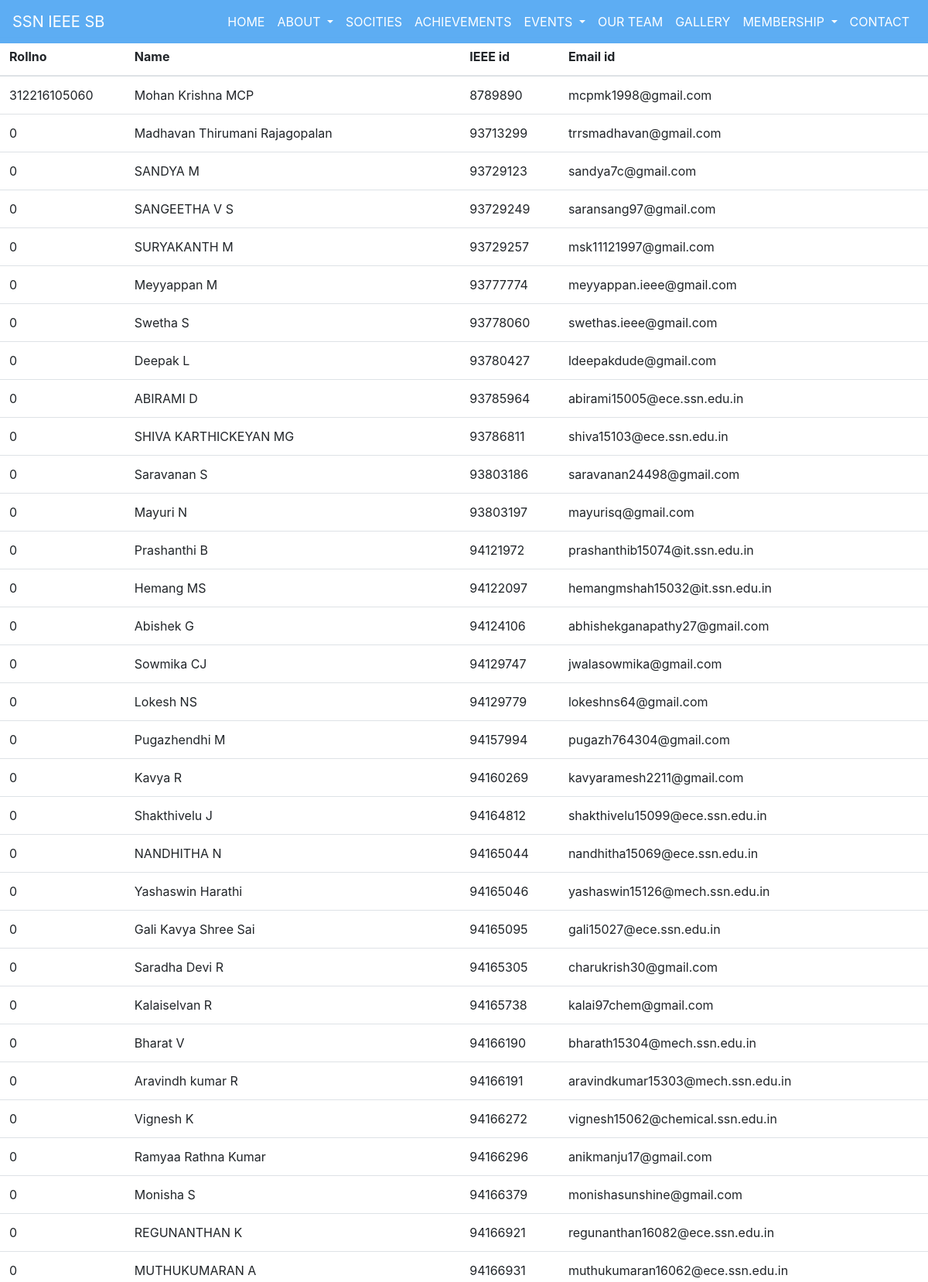
The app's page /memlist.php (upper part) with its own data.
### tables this page shows
CREATE TABLE `members` (
  `rollno` bigint(20) NOT NULL,
  `name` text NOT NULL,
  `year` int(11) NOT NULL,
  `dept` text NOT NULL,
  `memid` bigint(20) NOT NULL,
  `email` text NOT NULL,
  `cont` bigint(20) NOT NULL,
  `yop` int(11) NOT NULL,
  `flag` int(11) NOT NULL
);

### memlist.php (the view, shortened to what this page needs)
<?php
include('navbar.php');
include("connection.php");
    $sql="SELECT * FROM members";
    $stmt = $db->prepare($sql);
    $stmt->execute();
   echo" <table class='table'>
  <thead>
    <tr>
      <th scope='col'>Rollno</th>
      <th scope='col'>Name</th>
      <th scope='col'>IEEE id</th>
      <th scope='col'>Email id</th>
    </tr>
  </thead>
    <tbody>";
while($all = $stmt->fetch(PDO::FETCH_ASSOC)){
   echo"<tr>
      <td>".$all['rollno']."</td>
      <td>".$all['name']."</td>
      <td>".$all['memid']."</td>
      <td>".$all['email']."</td>
    </tr>";}
    echo"  </tbody>
</table>";
?>

### navbar.php (shortened to what this page needs)
<!DOCTYPE html>
<head>
  <link rel="stylesheet" type="text/css" href="css/style.css">
  <link rel="stylesheet" type="text/css" href="style2.css">
<link rel="stylesheet" href="https://stackpath.bootstrapcdn.com/bootstrap/4.3.1/css/bootstrap.min.css">
<link rel="stylesheet" href="https://cdnjs.cloudflare.com/ajax/libs/font-awesome/4.7.0/css/font-awesome.min.css">
</head>
<nav class="navbar navbar-expand-md fixed-top" id="nav">
  <a class="navbar-brand f2" href="#">SSN IEEE SB</a>
  <div class="collapse navbar-collapse" id="collapsibleNavbar" >
    <ul class="navbar-nav ml-auto">
<li class="nav-item">
        <a class="nav-link" href="index.php">HOME</a>
      </li>
            <li class="nav-item dropdown">
        <a class="nav-link dropdown-toggle" href="#" id="navbarDropdown" role="button" data-toggle="dropdown" aria-haspopup="true" aria-expanded="false">
          ABOUT
        </a>
      </li>
      <li class="nav-item">
        <a class="nav-link" href="society.php">SOCITIES</a>
      </li>
           <li class="nav-item">
        <a class="nav-link" href="awards.php">ACHIEVEMENTS</a>
      </li>
            <li class="nav-item dropdown">
        <a class="nav-link dropdown-toggle" href="#" id="navbarDropdown" role="button" data-toggle="dropdown" aria-haspopup="true" aria-expanded="false">
          EVENTS
        </a>
      </li>
            <li class="nav-item">
        <a class="nav-link" href="team.php">OUR TEAM</a>
      </li>
            <li class="nav-item">
        <a class="nav-link" href="gal.php">GALLERY</a>
      </li>
          <li class="nav-item dropdown">
        <a class="nav-link dropdown-toggle" href="#" id="navbarDropdown" role="button" data-toggle="dropdown" aria-haspopup="true" aria-expanded="false">
          MEMBERSHIP
        </a>
      </li>
       <li class="nav-item">
        <a class="nav-link" href="contact.php">CONTACT</a>
      </li>
    </ul>
  </div>
</nav>

### css/style.css (style rules this page uses)
.navbar { z-index:9999; background-color: #55A9F3; bottom-border:1px solid blue; opacity:.95; }
.navbar li a, .navbar .navbar-brand { color: white !important; }

### records on screen
members: rollno "312216105060", name "Mohan Krishna MCP", memid "8789890", email "mcpmk1998@gmail.com"
members: rollno "0", name "Madhavan Thirumani Rajagopalan", memid "93713299", email "trrsmadhavan@gmail.com"
members: rollno "0", name "SANDYA M", memid "93729123", email "sandya7c@gmail.com"
members: rollno "0", name "SANGEETHA V S", memid "93729249", email "saransang97@gmail.com"
members: rollno "0", name "SURYAKANTH M", memid "93729257", email "msk11121997@gmail.com"
members: rollno "0", name "Meyyappan M", memid "93777774", email "meyyappan.ieee@gmail.com"
members: rollno "0", name "Swetha S", memid "93778060", email "swethas.ieee@gmail.com"
members: rollno "0", name "Deepak L", memid "93780427", email "ldeepakdude@gmail.com"
members: rollno "0", name "ABIRAMI D", memid "93785964", email "abirami15005@ece.ssn.edu.in"
members: rollno "0", name "SHIVA KARTHICKEYAN MG", memid "93786811", email "shiva15103@ece.ssn.edu.in"
members: rollno "0", name "Saravanan S", memid "93803186", email "saravanan24498@gmail.com"
members: rollno "0", name "Mayuri N", memid "93803197", email "mayurisq@gmail.com"
members: rollno "0", name "Prashanthi B", memid "94121972", email "prashanthib15074@it.ssn.edu.in"
members: rollno "0", name "Hemang MS", memid "94122097", email "hemangmshah15032@it.ssn.edu.in"
members: rollno "0", name "Abishek G", memid "94124106", email "abhishekganapathy27@gmail.com"
members: rollno "0", name "Sowmika CJ", memid "94129747", email "jwalasowmika@gmail.com"
members: rollno "0", name "Lokesh NS", memid "94129779", email "lokeshns64@gmail.com"
members: rollno "0", name "Pugazhendhi M", memid "94157994", email "pugazh764304@gmail.com"
members: rollno "0", name "Kavya R", memid "94160269", email "kavyaramesh2211@gmail.com"
members: rollno "0", name "Shakthivelu J", memid "94164812", email "shakthivelu15099@ece.ssn.edu.in"
members: rollno "0", name "NANDHITHA N", memid "94165044", email "nandhitha15069@ece.ssn.edu.in"
members: rollno "0", name "Yashaswin Harathi", memid "94165046", email "yashaswin15126@mech.ssn.edu.in"
members: rollno "0", name "Gali Kavya Shree Sai", memid "94165095", email "gali15027@ece.ssn.edu.in"
members: rollno "0", name "Saradha Devi R", memid "94165305", email "charukrish30@gmail.com"
members: rollno "0", name "Kalaiselvan R", memid "94165738", email "kalai97chem@gmail.com"
members: rollno "0", name "Bharat V", memid "94166190", email "bharath15304@mech.ssn.edu.in"
members: rollno "0", name "Aravindh kumar R", memid "94166191", email "aravindkumar15303@mech.ssn.edu.in"
members: rollno "0", name "Vignesh K", memid "94166272", email "vignesh15062@chemical.ssn.edu.in"
members: rollno "0", name "Ramyaa Rathna Kumar", memid "94166296", email "anikmanju17@gmail.com"
members: rollno "0", name "Monisha S", memid "94166379", email "monishasunshine@gmail.com"
members: rollno "0", name "REGUNANTHAN K", memid "94166921", email "regunanthan16082@ece.ssn.edu.in"
members: rollno "0", name "MUTHUKUMARAN A", memid "94166931", email "muthukumaran16062@ece.ssn.edu.in"
